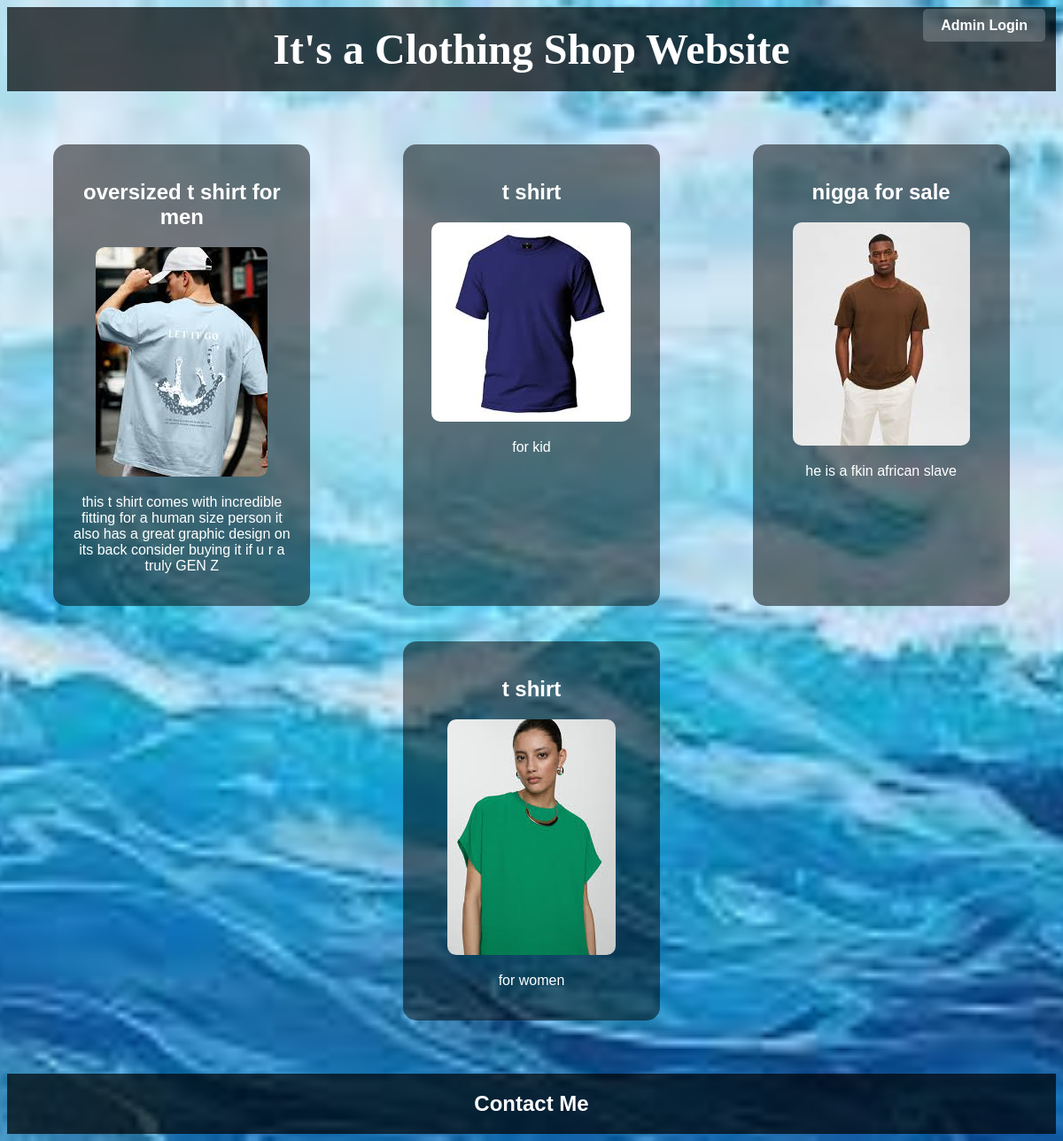
The page / on the database its author committed.
### home/models.py (models this page shows, shortened)
class Product(models.Model):
    title = models.CharField(max_length=100)
    description = models.TextField()
    image = models.ImageField(upload_to='products/')

### home/views.py (the view)
# urls.py: path('', home_view, name='home'),
def home_view(request):
    products = Product.objects.all()  # Fetch all products from the database
    return render(request, 'home/index.html', {'products': products})

### home/templates/home/index.html (shortened to what this page needs)
<!DOCTYPE html>
<html lang="en">
<head>
    {% load static %}
    <link rel="stylesheet" href="{% static 'home/styles.css' %}">
</head>
<body>
    <header>
        <h1>It's a Clothing Shop Website</h1>
        <div class="admin-login">
            <a href="{% url 'admin:index' %}">Admin Login</a>
        </div>
    </header>
    <main>
        <div class="products">
            {% for product in products %}
                <div class="product">
                    <h2>{{ product.title }}</h2>
                    <img src="{{ product.image.url }}" alt="{{ product.title }}">
                    <p>{{ product.description }}</p>
                </div>
            {% endfor %}
        </div>
    </main>
    <footer>
        <div class="contact-me">
            <a href="{% url 'contact' %}">Contact Me</a>
        </div>
    </footer>
</body>
</html>

### home/static/home/styles.css (style rules this page uses)
header { background-color: rgba(0, 0, 0, 0.7); padding: 20px; text-align: center; }
h1 { font-family: 'Pacifico', cursive; font-size: 3em; color: #fff; margin: 0; }
.admin-login { position: absolute; top: 20px; right: 20px; }
.admin-login a { color: white; text-decoration: none; font-weight: bold; padding: 10px 20px; background-color: rgba(255, 255, 255, 0.2); border-radius: 5px; }
.products { display: flex; justify-content: space-around; flex-wrap: wrap; padding: 40px 0; }
.product { background-color: rgba(0, 0, 0, 0.5); margin: 20px; padding: 20px; border-radius: 15px; width: 250px; text-align: center; }
.product img { max-width: 100%; max-height: 300px; object-fit: cover; border-radius: 10px; }
footer { background-color: rgba(0, 0, 0, 0.7); padding: 20px; text-align: center; }
.contact-me a { color: #fff; font-size: 1.5em; text-decoration: none; font-weight: bold; }

### rows shown on the page
Product: title "oversized t shirt for men", image (picture), description "this t shirt comes with incredible fitting for a human size person it also has a great graphic design on its back consider buying it if u r a truly GEN Z"
Product: title "t shirt", image (picture), description "for kid"
Product: title "nigga for sale", image (picture), description "he is a fkin african slave"
Product: title "t shirt", image (picture), description "for women"
